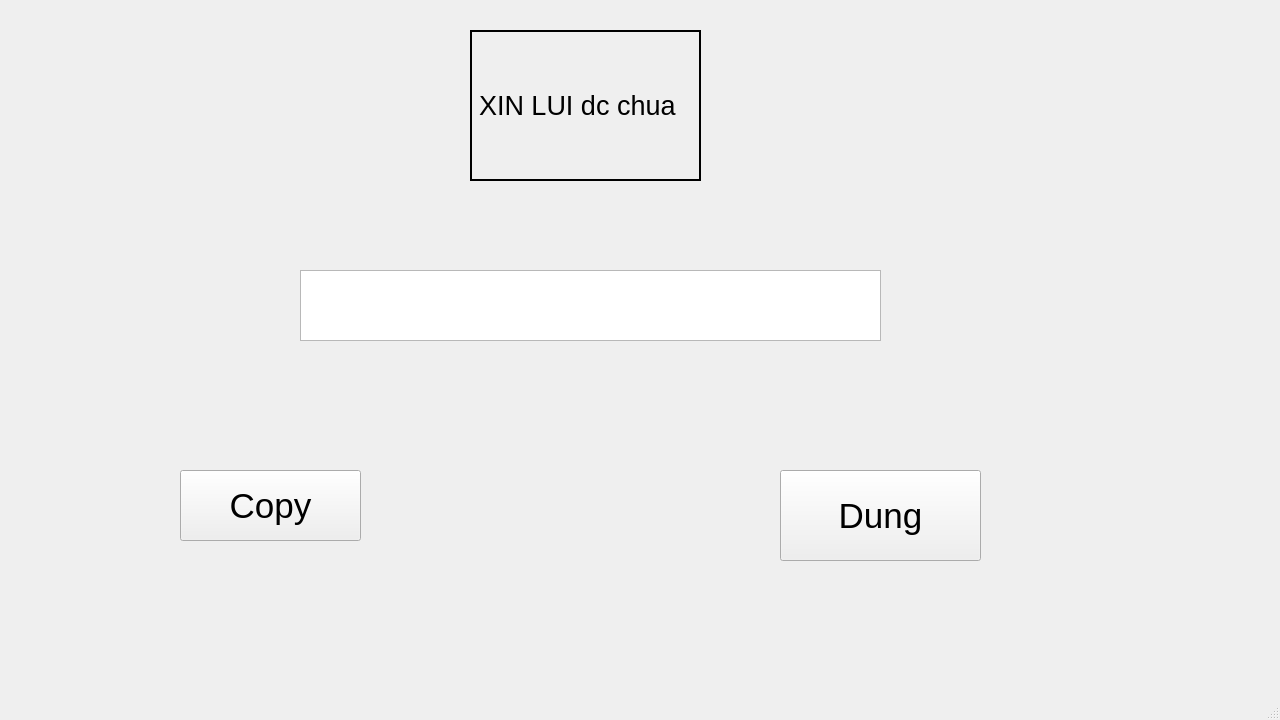
<?xml version="1.0" encoding="UTF-8"?>
<ui version="4.0">
 <class>MainWindow</class>
 <widget class="QMainWindow" name="MainWindow">
  <property name="geometry">
   <rect>
    <x>0</x>
    <y>0</y>
    <width>1280</width>
    <height>720</height>
   </rect>
  </property>
  <property name="font">
   <font>
    <pointsize>26</pointsize>
   </font>
  </property>
  <property name="windowTitle">
   <string>MainWindow</string>
  </property>
  <widget class="QWidget" name="centralwidget">
   <widget class="QPushButton" name="button_saochep">
    <property name="geometry">
     <rect>
      <x>180</x>
      <y>470</y>
      <width>181</width>
      <height>71</height>
     </rect>
    </property>
    <property name="text">
     <string>Copy</string>
    </property>
   </widget>
   <widget class="QPushButton" name="button_ketthuc">
    <property name="geometry">
     <rect>
      <x>780</x>
      <y>470</y>
      <width>201</width>
      <height>91</height>
     </rect>
    </property>
    <property name="text">
     <string>Dung</string>
    </property>
   </widget>
   <widget class="QLabel" name="screen">
    <property name="geometry">
     <rect>
      <x>470</x>
      <y>30</y>
      <width>231</width>
      <height>151</height>
     </rect>
    </property>
    <property name="font">
     <font>
      <pointsize>20</pointsize>
     </font>
    </property>
    <property name="frameShape">
     <enum>QFrame::WinPanel</enum>
    </property>
    <property name="text">
     <string>XIN LUI dc chua</string>
    </property>
   </widget>
   <widget class="QTextEdit" name="screen_text">
    <property name="geometry">
     <rect>
      <x>300</x>
      <y>270</y>
      <width>581</width>
      <height>71</height>
     </rect>
    </property>
   </widget>
  </widget>
  <widget class="QMenuBar" name="menubar">
   <property name="geometry">
    <rect>
     <x>0</x>
     <y>0</y>
     <width>1280</width>
     <height>53</height>
    </rect>
   </property>
  </widget>
  <widget class="QStatusBar" name="statusbar"/>
 </widget>
 <resources/>
 <connections/>
</ui>
